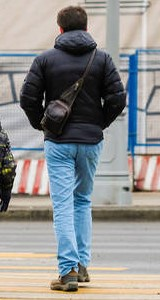
#> input picture demo/p1.jpg, 160 x 300 px
$ python dilation.py
#> lines starting #> are read from the running program, lines starting #| are printed output that depends on the picture; after the words box and inside, x2 and y2 are one past the last pixel; in counts of white or black regions, pixels touching at a corner belong together
#> further down, image is the input picture: shape (300, 160, 3); mean B, G, R 142.5, 142.8, 142
#| (300, 160, 3)
# _*_ coding utf-8 _*_
# developer: Guan
# time: 2021/11/22-12:24

import cv2
import time
import os
import copy

import numpy as np

import myconfig as mcfg

# COCO_KEYPOINT_INDEXES = {
#     0: 'nose',
#     1: 'left_eye',
#     2: 'right_eye',
#     3: 'left_ear',
#     4: 'right_ear',
#     5: 'left_shoulder',
#     6: 'right_shoulder',
#     7: 'left_elbow',
#     8: 'right_elbow',
#     9: 'left_wrist',
#     10: 'right_wrist',
#     11: 'left_hip',
#     12: 'right_hip',
#     13: 'left_knee',
#     14: 'right_knee',
#     15: 'left_ankle',
#     16: 'right_ankle'
# }

# 每个身体部位的颜色，可视化用
COLOR_ = (
    (255, 228, 225), (100, 149, 237),
    (64, 224, 208), (152, 251, 152), (107, 142, 35), (205, 92, 92),
    (255, 140, 0), (199, 21, 133), (148, 0, 211), (255, 250, 205)
)

# 每个身体部位的掩码
CHANNEL_VAL_ = (1, 2, 3, 4, 5, 6, 7, 8, 9, 10)

# pose_pred_test = [
#     [88, 29], [82, 26], [94, 26], [77, 30], [99, 30],
#     [81, 43], [95, 43], [70, 56], [106, 56], [60, 66], [116, 66],
#     [81, 64], [95, 64], [78, 83], [98, 83], [74, 98], [102, 98]
# ]

pose_pred_test = [
    [75, 28], [69, 26], [79, 25], [61, 30], [86, 29],
    [46, 57], [101, 55], [28, 98], [120, 98], [46, 125], [97, 126],
    [57, 141], [92, 140], [64, 205], [82, 202], [67, 263], [81, 261]
]


# 获取头部和躯干的朝向，0代表正向和反向，1代表朝左，2代表朝右
# TODO：可以改为读取label中的orientation信息，那么此模块就需要3D目标检测的输出了
# 已弃用
# [17 lines left out: function get_orientation, not called in this run]


# pose_pred shape:(17, 2)
def get_human_proportion(pose_pred, box_size=None):
    if not isinstance(pose_pred, np.ndarray):
        pose_pred = np.array(pose_pred)
    # width, height = box_size
    # head_orientation, torso_orientation = get_orientation(pose_pred)
    # print("--------head_orientation:{}, torso_orientation:{}--------\n".format(head_orientation, torso_orientation))
    # 身体躯干点（从肩膀到髋部）用多边形表示，需要按顺序的四个点
    # TODO：后期改成用向量叉乘来得到四个点的顺时针/逆时针顺序
    if pose_pred[5][0] < pose_pred[6][0]:
        torso_left_top = pose_pred[5]
        torso_right_top = pose_pred[6]
    else:
        torso_left_top = pose_pred[6]
        torso_right_top = pose_pred[5]
    if pose_pred[11][0] < pose_pred[12][0]:
        torso_left_bottom = pose_pred[11]
        torso_right_bottom = pose_pred[12]
    else:
        torso_left_bottom = pose_pred[12]
        torso_right_bottom = pose_pred[11]

    # 这里得到的躯干高度是正确的，但躯干宽度可能由于侧身等原因是不正确的
    torso_width = np.mean((np.linalg.norm(torso_right_top - torso_left_top),
                           np.linalg.norm(torso_right_bottom - torso_left_bottom)))

    torso_height = np.mean((np.linalg.norm(torso_left_top - torso_left_bottom),
                            np.linalg.norm(torso_right_top - torso_right_bottom)))
    baseline = torso_height / mcfg.BODY_HEIGHT  # 基线长度（即头部直径）为躯干高度除以3
    # 正常人躯干宽度等于1.6个头，将这个值与得到的虚躯干宽度求平均，就比较接近真实的躯干宽度了
    new_torso_width = (mcfg.BODY_WIDTH * baseline + torso_width) / 2.0
    offset = (new_torso_width - torso_width) / 2.0
    torso_left_top[0] -= offset
    torso_left_bottom[0] -= offset
    torso_right_top[0] += offset
    torso_right_bottom[0] += offset

    # 头部拟合成圆形，圆心x为双耳的x取平均，圆心y为双眼的y与鼻子的y取平均，半径为基线长度
    head_center_x = (pose_pred[3][0] + pose_pred[4][0]) / 2.0
    head_center_y = ((pose_pred[1][1] + pose_pred[2][1]) / 2.0 + pose_pred[0][1]) / 2.0
    head_radius = round(baseline * mcfg.HEAD_RATIO)
    head_center_points = (round(head_center_x), round(head_center_y))

    # 大臂、小臂，大腿、小腿的长度
    big_arm_length = (np.linalg.norm(pose_pred[5] - pose_pred[7]) +
                      np.linalg.norm(pose_pred[6] - pose_pred[8])) / 2
    small_arm_length = (np.linalg.norm(pose_pred[7] - pose_pred[9]) +
                        np.linalg.norm(pose_pred[8] - pose_pred[10])) / 2
    big_leg_length = (np.linalg.norm(pose_pred[11] - pose_pred[13]) +
                      np.linalg.norm(pose_pred[12] - pose_pred[14])) / 2
    small_leg_length = (np.linalg.norm(pose_pred[13] - pose_pred[15]) +
                        np.linalg.norm(pose_pred[14] - pose_pred[16])) / 2

    # 手臂、腿的宽度
    big_arm_thk = max(big_arm_length / mcfg.BIG_ARM_RATIO, 1)
    small_arm_thk = max(small_arm_length / mcfg.SMALL_ARM_RATIO, 1)
    big_leg_thk = max(big_leg_length / mcfg.BIG_LEG_RATIO, 1)
    small_leg_thk = max(small_leg_length / mcfg.SMALL_LEG_RATIO, 1)

    human_proportion = [head_center_points, head_radius,
                        torso_left_top, torso_right_top, torso_left_bottom, torso_right_bottom,
                        big_arm_thk, small_arm_thk, big_leg_thk, small_leg_thk]

    return human_proportion


# 绘制人体骨架轮廓，把人体分成了10个部分，头、躯干、左大/小臂，右大/小臂，左大/小腿，右大/小腿
# TODO:后绘制的图形会覆盖掉先绘制的图形，所以最好确定人体的方向，以确定先画左侧还是右侧
def draw_outline(image, pose_pred, color, human_proportion):
    # image_outline = image.copy()
    head_center_points, head_radius, \
        torso_left_top, torso_right_top, torso_left_bottom, torso_right_bottom, \
        big_arm_thk, small_arm_thk, big_leg_thk, small_leg_thk = human_proportion
    # draw outlines
    head_outline = cv2.circle(image, head_center_points, head_radius, color[0], -1)
    # head_outline = cv2.ellipse(image, head_center_points, (head_long_axis, head_short_axis), 90, 0,
    #                            360, color[0], -1)  # head
    pts = np.array([torso_left_top, torso_right_top,
                    torso_right_bottom, torso_left_bottom], dtype=np.int32).reshape((-1, 1, 2))

    torso_outline = cv2.fillPoly(head_outline, [pts], color[1])  # torso
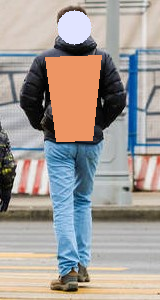
#> torso_outline: shape (300, 160, 3); mean B, G, R 150.9, 155.2, 161.4
    # torso_outline = cv2.rectangle(head_outline, torso_left_top, torso_right_bottom, color[1], -1)  # torso

    left_arms_outline = cv2.line(torso_outline, tuple(pose_pred[7]), tuple(pose_pred[9]), color[3],
                                 int(small_arm_thk))  # left small arm
    left_arms_outline = cv2.line(left_arms_outline, tuple(pose_pred[5]), tuple(pose_pred[7]), color[2],
                                 int(big_arm_thk))  # left big arm
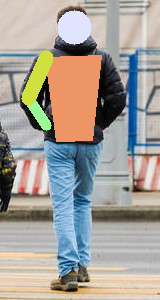
#> left_arms_outline: shape (300, 160, 3); mean B, G, R 152.1, 159.7, 164.8

    right_arms_outline = cv2.line(left_arms_outline, tuple(pose_pred[8]), tuple(pose_pred[10]), color[5],
                                  int(small_arm_thk))  # right small arm
    right_arms_outline = cv2.line(right_arms_outline, tuple(pose_pred[6]), tuple(pose_pred[8]), color[4],
                                  int(big_arm_thk))  # right big arm
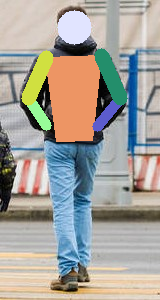
#> right_arms_outline: shape (300, 160, 3); mean B, G, R 154.3, 161.7, 164.8

    left_legs_outline = cv2.line(right_arms_outline, tuple(pose_pred[13]), tuple(pose_pred[15]), color[7],
                                 int(small_leg_thk))  # left small leg
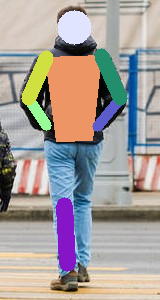
#> left_legs_outline: shape (300, 160, 3); mean B, G, R 154.2, 158.1, 165.1
    left_legs_outline = cv2.line(left_legs_outline, tuple(pose_pred[11]), tuple(pose_pred[13]), color[6],
                                 int(big_leg_thk))  # left big leg
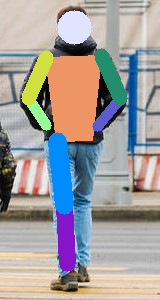
#> left_legs_outline: shape (300, 160, 3); 3.08% of pixels changed, all inside (x1, y1, x2, y2) = (48, 132, 74, 215)

    right_legs_outline = cv2.line(left_legs_outline, tuple(pose_pred[14]), tuple(pose_pred[16]), color[9],
                                  int(small_leg_thk))  # right small leg
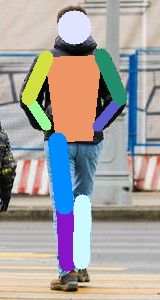
#> right_legs_outline: shape (300, 160, 3); mean B, G, R 158.2, 161.2, 164.3
    one_man_outline = cv2.line(right_legs_outline, tuple(pose_pred[12]), tuple(pose_pred[14]), color[8],
                               int(big_leg_thk))  # right big leg
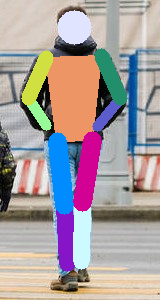
#> one_man_outline: shape (300, 160, 3); mean B, G, R 158.3, 157.3, 167.5

    return one_man_outline


if __name__ == "__main__":
    print("\n----------start----------\n")
    human_size = get_human_proportion(pose_pred_test)
    image = cv2.imread("p1.jpg", flags=1)
    print(image.shape)
    image_outline = draw_outline(image, pose_pred_test, COLOR_, human_size)
    print(image_outline.shape)
#| (300, 160, 3)
    cv2.namedWindow("res",flags=1)
    cv2.imshow("res", image_outline)
    cv2.waitKey(0)
    cv2.imwrite("./p1s.jpg", image_outline)
    cv2.destroyAllWindows()


    print("\n-----------end-----------\n")

$ run again, with demo/inference_1.jpg copied over demo/p1.jpg
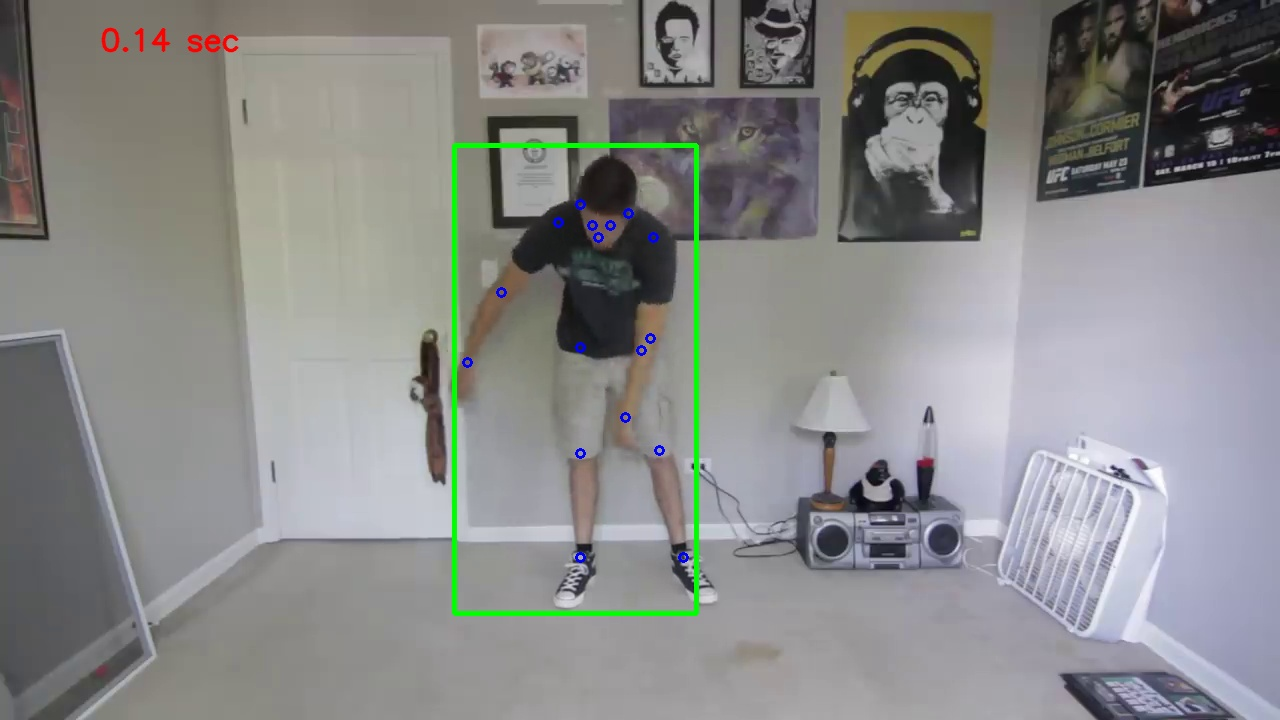
#> input picture demo/inference_1.jpg, 1280 x 720 px
#> image is the input picture: shape (720, 1280, 3); mean B, G, R 136.4, 137.3, 136.8
#| (720, 1280, 3)
#> in draw_outline, `right_arms_outline = cv2.line(right_arms_outline, tuple(pose_pred[6]),..`:
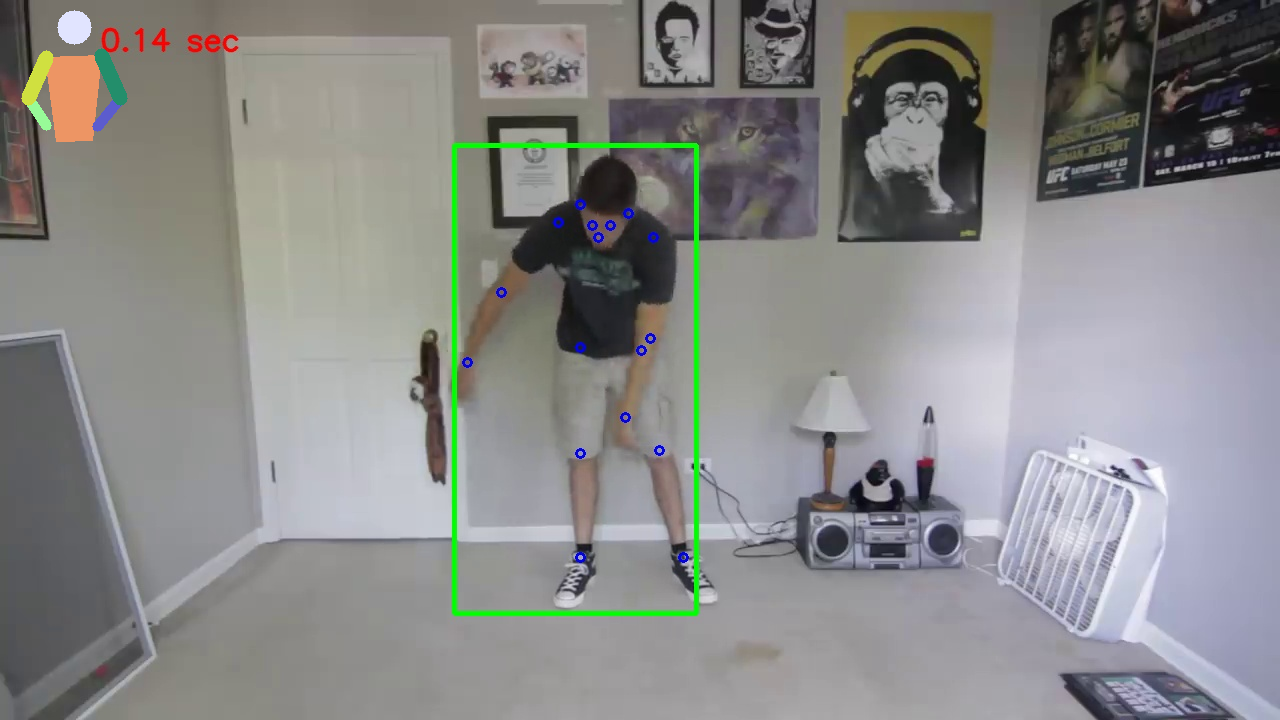
#> right_arms_outline: shape (720, 1280, 3); mean B, G, R 136.5, 137.6, 137.4
#> in draw_outline, `left_legs_outline = cv2.line(left_legs_outline, tuple(pose_pred[11]), ..`:
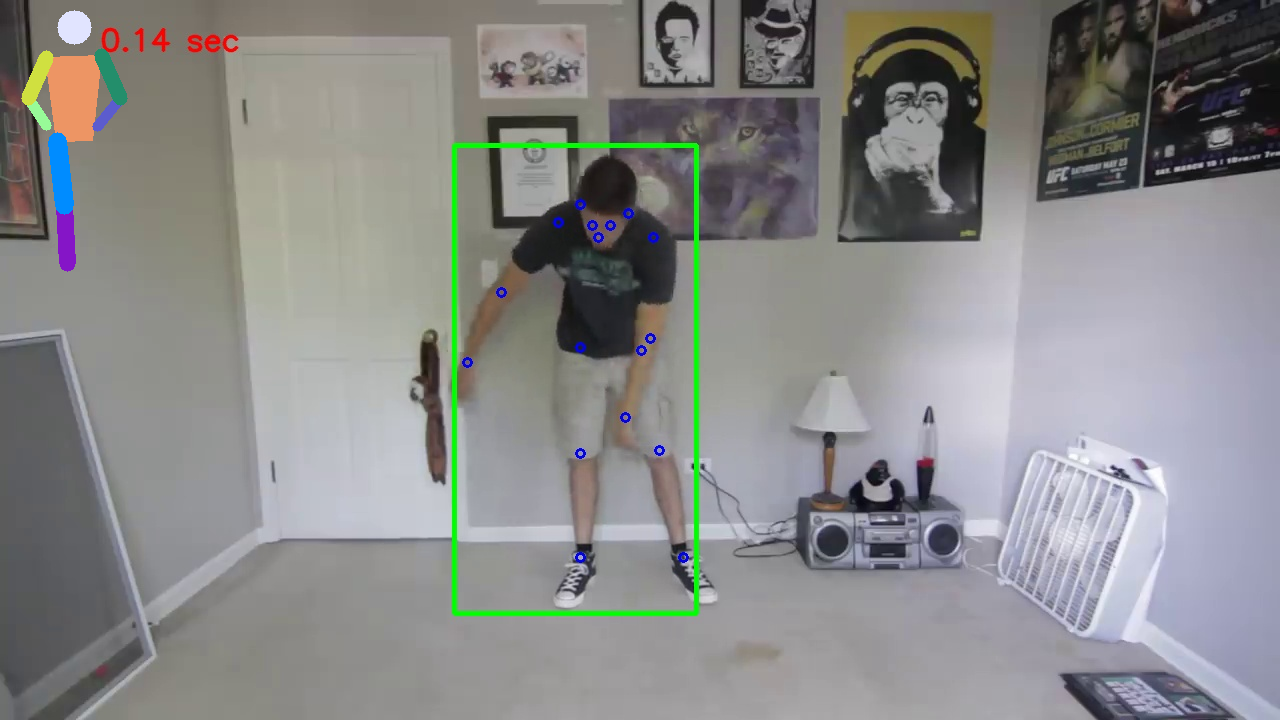
#> left_legs_outline: shape (720, 1280, 3); mean B, G, R 136.8, 137.5, 137.2
#| (720, 1280, 3)

$ run again, with demo/inference_3.jpg copied over demo/p1.jpg
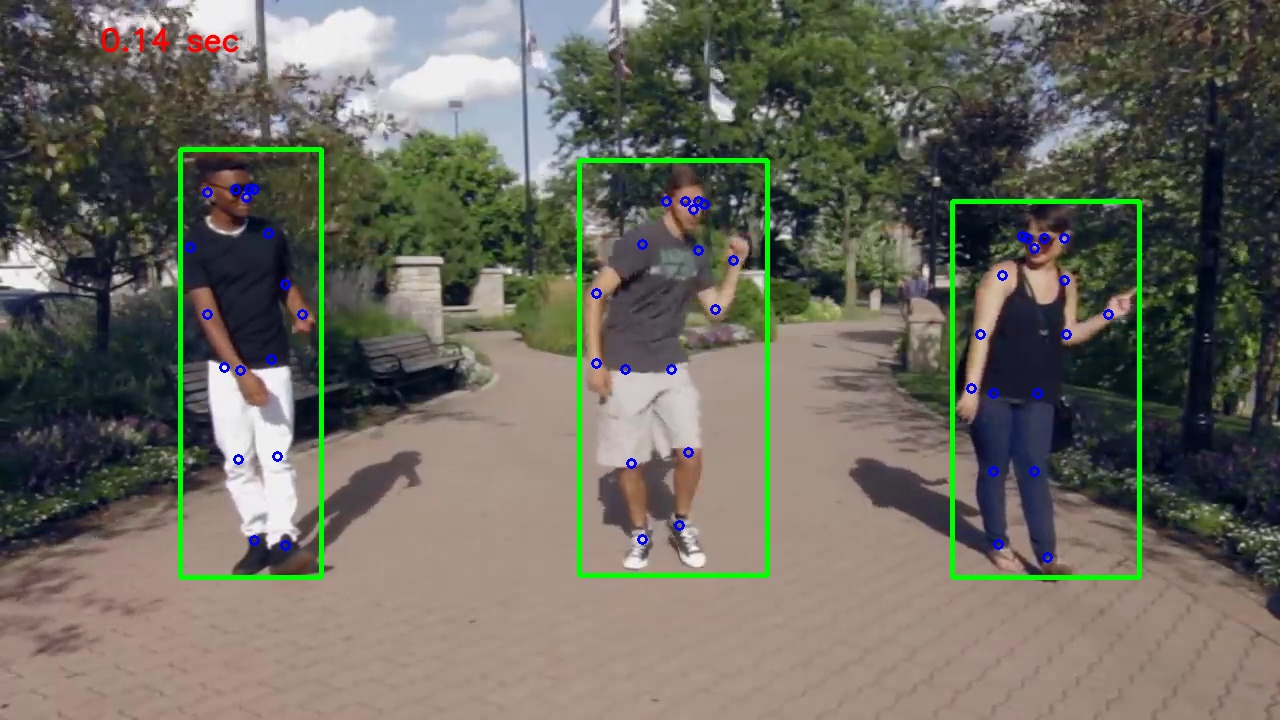
#> input picture demo/inference_3.jpg, 1280 x 720 px
#> image is the input picture: shape (720, 1280, 3); mean B, G, R 95, 105.3, 106.9
#| (720, 1280, 3)
#> in draw_outline, `right_arms_outline = cv2.line(right_arms_outline, tuple(pose_pred[6]),..`:
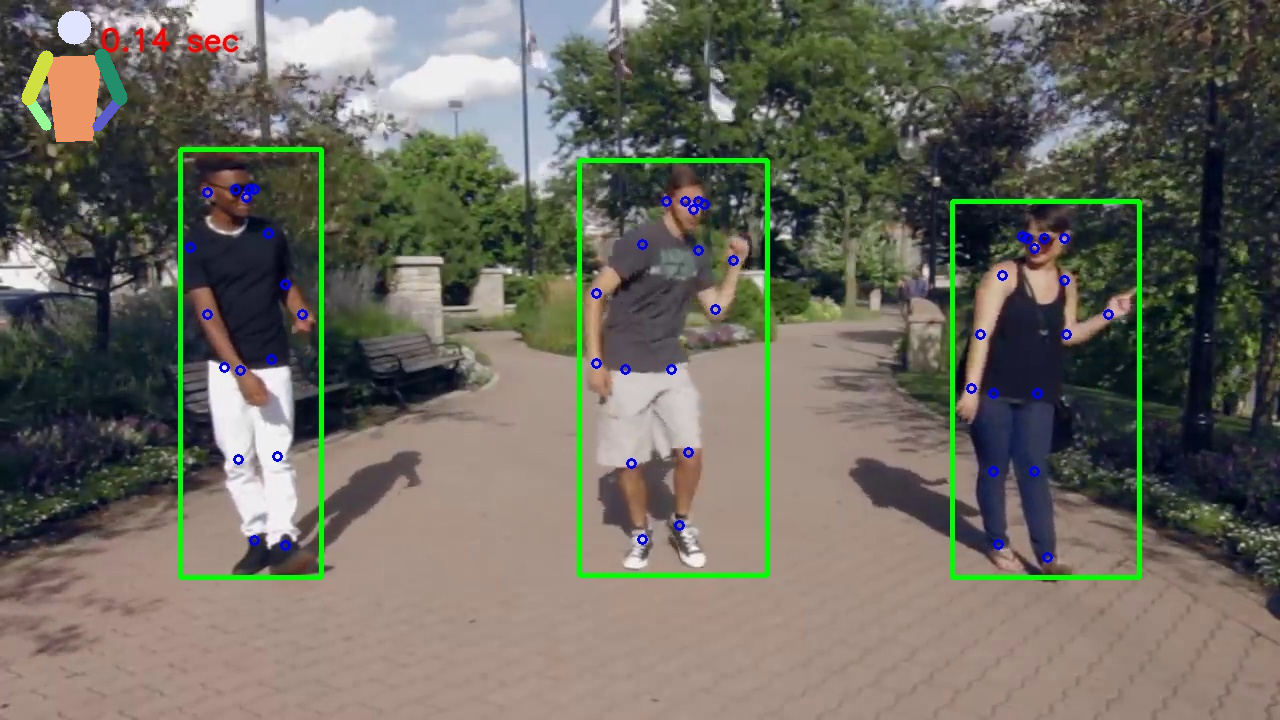
#> right_arms_outline: shape (720, 1280, 3); mean B, G, R 95.5, 106.1, 107.9
#> in draw_outline, `left_legs_outline = cv2.line(left_legs_outline, tuple(pose_pred[11]), ..`:
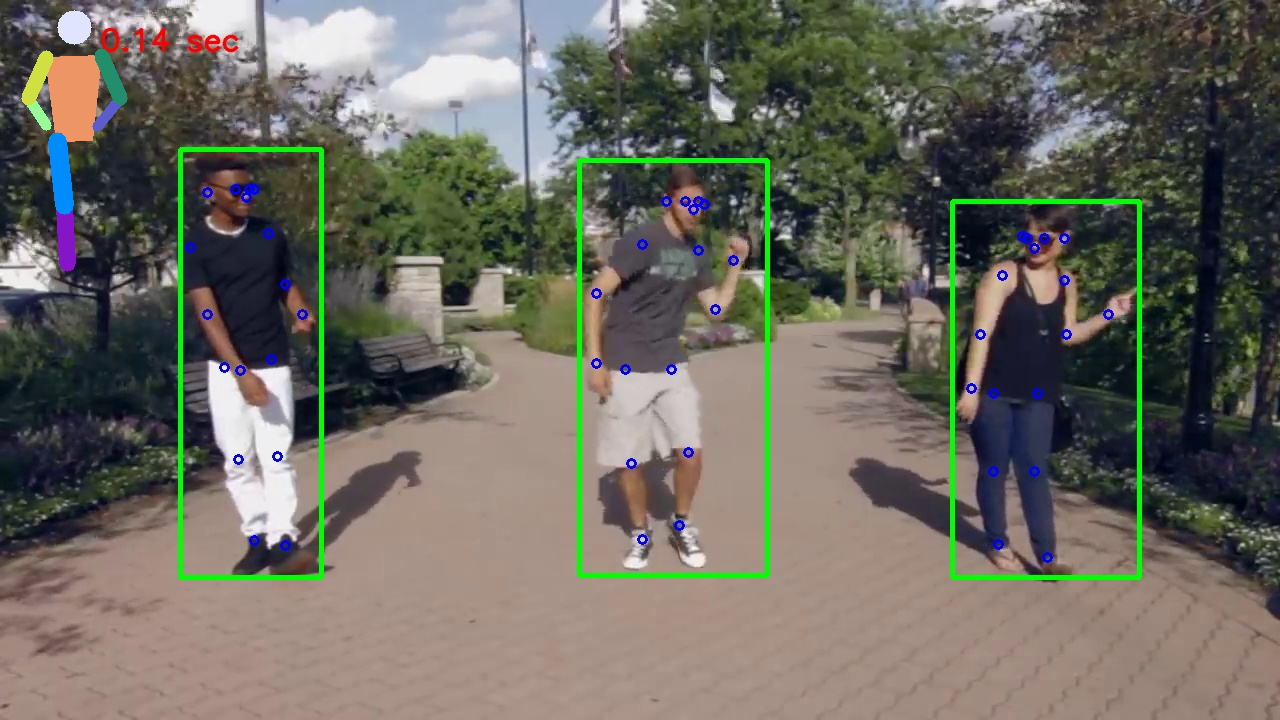
#> left_legs_outline: shape (720, 1280, 3); mean B, G, R 96, 106.2, 107.8
#| (720, 1280, 3)
